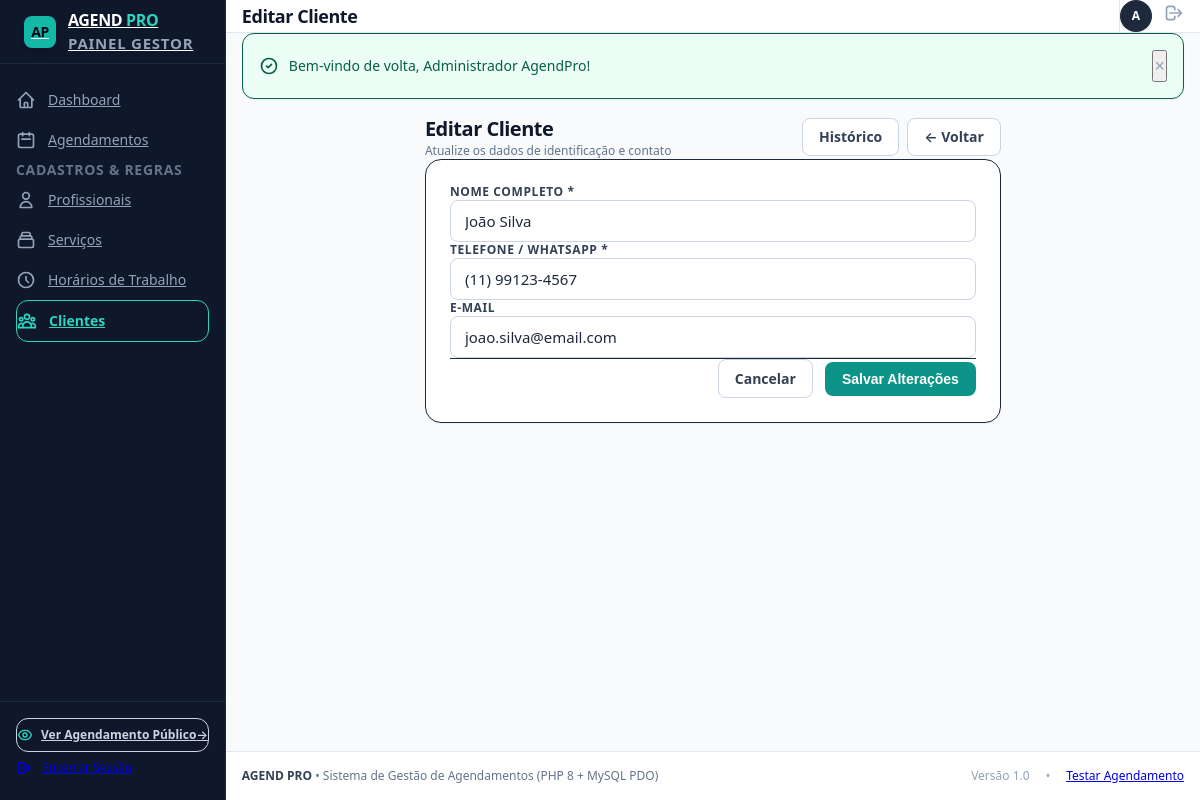
The app's page /admin/clientes/editar.php?id=1 (signed in) with its own data.
### tables this page shows
CREATE TABLE IF NOT EXISTS `clientes` (
  `id` INT AUTO_INCREMENT PRIMARY KEY,
  `nome` VARCHAR(100) NOT NULL,
  `email` VARCHAR(150) NULL DEFAULT NULL,
  `telefone` VARCHAR(20) NOT NULL,
  `created_at` TIMESTAMP DEFAULT CURRENT_TIMESTAMP,
  `updated_at` TIMESTAMP DEFAULT CURRENT_TIMESTAMP ON UPDATE CURRENT_TIMESTAMP,
  INDEX `idx_cliente_email` (`email`),
  INDEX `idx_cliente_telefone` (`telefone`)
);

### includes/functions.php (called while the page is built, shortened)
<?php
function sanitize(?string $value): string
{
    return htmlspecialchars(trim($value), ENT_QUOTES, 'UTF-8');
}

### admin/clientes/editar.php (the view, shortened to what this page needs)
<?php
require_once __DIR__ . '/../../includes/functions.php';
$pdo = getDBConnection();
$id = (int)($_GET['id'] ?? 0);
$stmt = $pdo->prepare("SELECT * FROM `clientes` WHERE id = :id LIMIT 1");
$stmt->execute([':id' => $id]);
$cliente = $stmt->fetch();
$nome = $cliente['nome'];
$email = $cliente['email'] ?? '';
$telefone = $cliente['telefone'];
include __DIR__ . '/../../includes/header.php';
?>
<div class="max-w-xl mx-auto space-y-6">
    <div class="flex items-center justify-between">
        <div>
            <h2 class="text-xl font-bold text-slate-900 tracking-tight">Editar Cliente</h2>
            <p class="text-xs text-slate-500 mt-0.5">Atualize os dados de identificação e contato</p>
        </div>
        <div class="flex items-center gap-2">
            <a href="/admin/clientes/visualizar.php?id=<?= $id ?>" class="btn btn-secondary text-sm">
                Histórico
            </a>
            <a href="/admin/clientes/index.php" class="btn btn-secondary text-sm">
                &larr; Voltar
            </a>
        </div>
    </div>
    <form method="POST" action="/admin/clientes/editar.php?id=<?= $id ?>" class="bg-white p-6 rounded-2xl border border-slate-200/80 shadow-sm space-y-5">
        <div>
            <label for="nome" class="block text-xs font-semibold text-slate-700 uppercase tracking-wider mb-1.5">Nome Completo *</label>
            <input type="text" id="nome" name="nome" value="<?= sanitize($nome) ?>" required class="text-sm">
        </div>
        <div>
            <label for="telefone" class="block text-xs font-semibold text-slate-700 uppercase tracking-wider mb-1.5">Telefone / WhatsApp *</label>
            <input type="tel" id="telefone" name="telefone" value="<?= sanitize($telefone) ?>" required class="text-sm">
        </div>
        <div>
            <label for="email" class="block text-xs font-semibold text-slate-700 uppercase tracking-wider mb-1.5">E-mail</label>
            <input type="email" id="email" name="email" value="<?= sanitize($email) ?>" class="text-sm">
        </div>
        <div class="flex items-center justify-end gap-3 pt-3 border-t border-slate-100">
            <a href="/admin/clientes/index.php" class="btn btn-secondary">Cancelar</a>
            <button type="submit" class="btn btn-primary">Salvar Alterações</button>
        </div>
    </form>
</div>
<?php include __DIR__ . '/../../includes/footer.php'; ?>

### assets/css/style.css (style rules this page uses)
:root { --font-sans: system-ui, -apple-system, BlinkMacSystemFont, 'Segoe UI', Roboto, Helvetica, Arial, sans-serif; --color-primary: #0d9488; --color-primary-hover: #0f766e; --color-primary-light: #ccfbf1; --color-bg-dark: #0f172a; --color-card-dark: #1e293b; --color-border-dark: #334155; }
*, *::before, *::after { box-sizing: border-box; margin: 0; padding: 0; }
body { font-family: var(--font-sans); font-size: 15px; line-height: 1.5; color: #1e293b; background-color: #f8fafc; min-height: 100vh; -webkit-font-smoothing: antialiased; }
.flex { display: flex; }
.block { display: block; }
.flex-col { flex-direction: column; }
.items-center { align-items: center; }
.justify-between { justify-content: space-between; }
.justify-end { justify-content: flex-end; }
.gap-2 { gap: 0.5rem; }
.gap-3 { gap: 0.75rem; }
.max-w-xl { max-width: 36rem; }
.min-h-screen { min-height: 100vh; }
.mx-auto { margin-left: auto; margin-right: auto; }
.p-6 { padding: 1.5rem; }
.border { border-width: 1px; border-style: solid; }
.border-t { border-top-width: 1px; border-top-style: solid; }
.rounded-2xl { border-radius: 1rem; }
.bg-white { background-color: #ffffff; }
.bg-slate-50 { background-color: #f8fafc; }
.text-slate-500 { color: #64748b; }
.text-slate-700 { color: #334155; }
.text-slate-800 { color: #1e293b; }
.text-slate-900 { color: #0f172a; }
.text-xs { font-size: 0.75rem; line-height: 1rem; }
.text-sm { font-size: 0.875rem; line-height: 1.25rem; }
.text-xl { font-size: 1.25rem; line-height: 1.75rem; }
.font-semibold { font-weight: 600; }
.font-bold { font-weight: 700; }
.uppercase { text-transform: uppercase; }
.tracking-wider { letter-spacing: 0.05em; }
.tracking-tight { letter-spacing: -0.025em; }
.shadow-sm { box-shadow: 0 1px 2px 0 rgba(0, 0, 0, 0.05); }
input[type="text"], input[type="email"], input[type="password"], input[type="date"], input[type="time"], input[type="tel"], input[type="number"], select, textarea { width: 100%; padding: 0.625rem 0.875rem; font-size: 0.9375rem; font-family: inherit; color: #1e293b; background-color: #ffffff; border: 1px solid #cbd5e1; border-radius: 0.5rem; outline: none; transition: border-color 0.15s ease, box-shadow 0.15s ease; }
.btn { display: inline-flex; align-items: center; justify-content: center; gap: 0.5rem; padding: 0.5rem 1rem; font-size: 0.875rem; font-weight: 600; border-radius: 0.5rem; border: 1px solid transparent; cursor: pointer; text-decoration: none; transition: all 0.15s ease; white-space: nowrap; }
.btn-primary { background-color: #0d9488; color: #ffffff; }
.btn-secondary { background-color: #ffffff; color: #334155; border-color: #cbd5e1; }

### records on screen
clientes: nome "João Silva", telefone "(11) 99123-4567", email "joao.silva@email.com"

### other values on screen
$pageTitle "Editar Cliente"
substr($authUser['nome'] ?? 'A', 0, 1) "A"
$flash['message'] "Bem-vindo de volta, Administrador AgendPro!"
